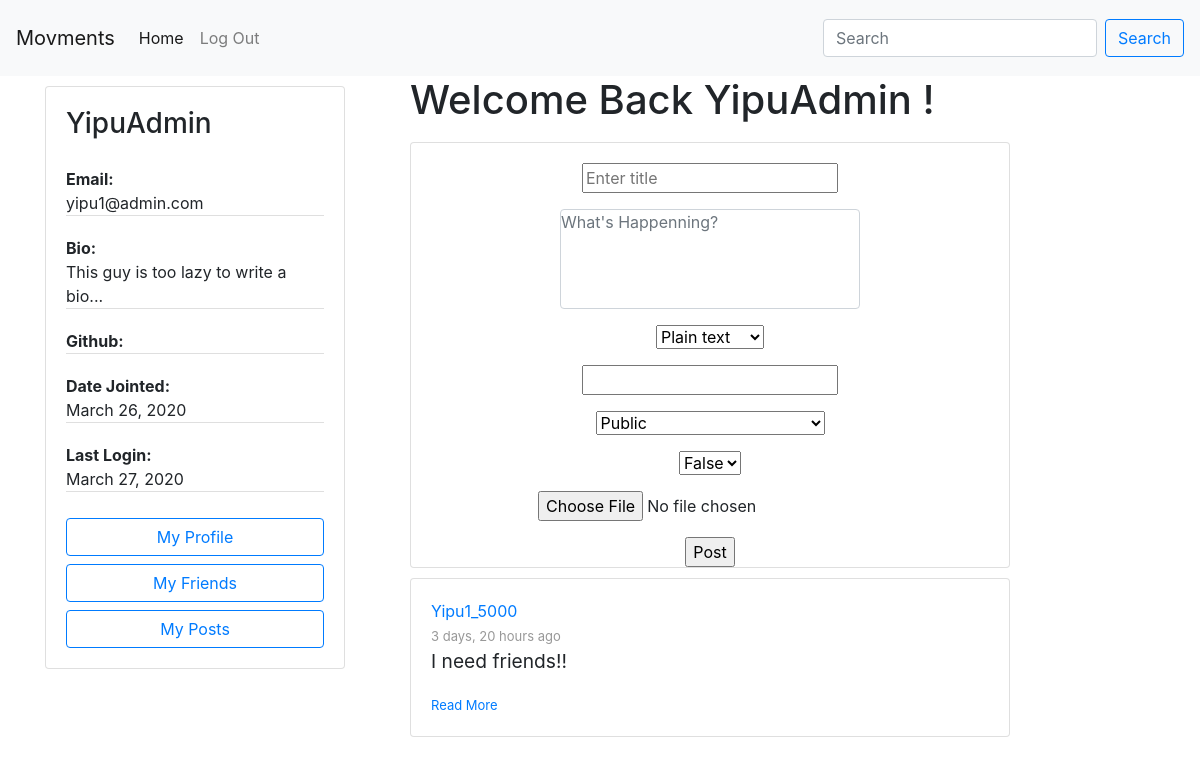
The page /posts/ (signed in) on the database as committed earlier.
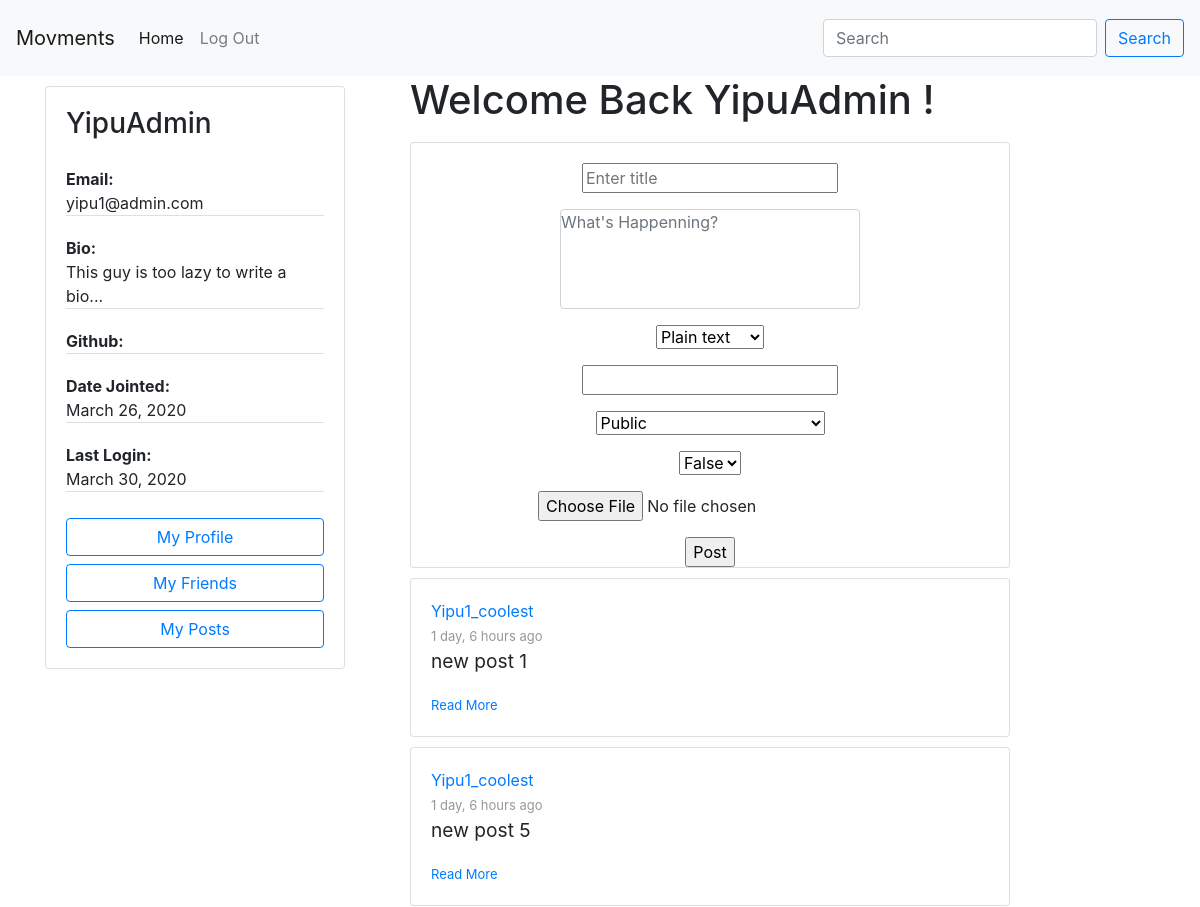
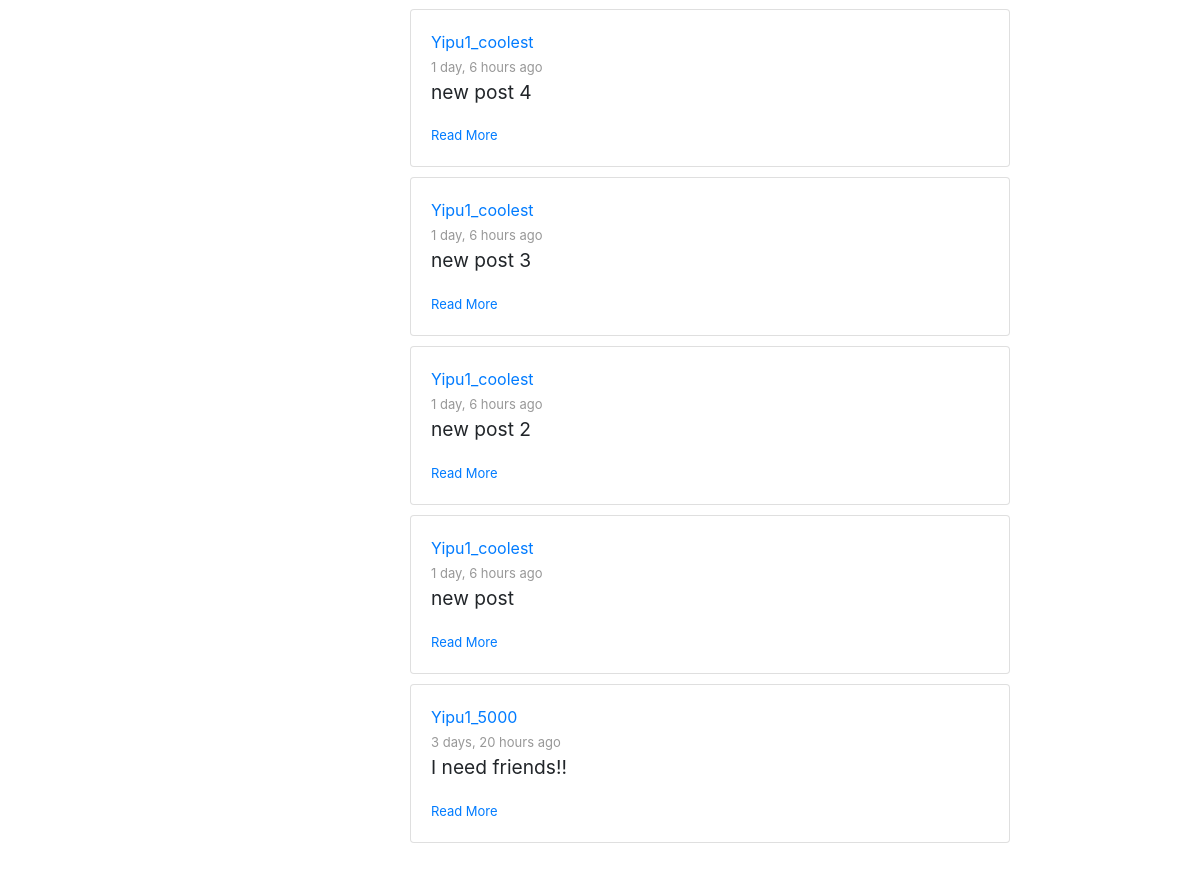
The same page on the database as committed later (2 pictures, top to bottom).
### accounts/models.py (models this page shows, shortened)
class Author(AbstractBaseUser):
    email=models.EmailField(
        verbose_name='email address',
        max_length=60,
        unique=True,
    )
    id = models.CharField(primary_key=True, default=uuid.uuid4().urn[9:], editable=False,max_length=100,unique=True)
    displayName = models.CharField(max_length=30)
    lastName = models.CharField(max_length=30, blank=True)
    firstName = models.CharField(max_length=30, blank=True)
    host = models.CharField(default=settings.HOSTNAME, max_length=100)
    url = models.CharField(default="", max_length=100)
    avatar = models.ImageField(upload_to='avatar/', default = 'avatar/default-avatar.png', blank=True, null=True)
    github = models.URLField(default="", max_length=100, null=True)
    bio = models.CharField(default="This guy is too lazy to write a bio...", max_length=200, blank=True, null=True)
    date_joined=models.DateField(verbose_name="date joined", auto_now=True)
    last_login=models.DateField(verbose_name="last login", auto_now=True)
    active=models.BooleanField(default=True)
    activated=models.BooleanField(default=False)
    node=models.BooleanField(default=False)
    admin=models.BooleanField(default=False)
    share=models.BooleanField(default=False)
    share_image=models.BooleanField(default=False)
    objects = AuthorManager()
    USERNAME_FIELD = 'email'
    REQUIRED_FIELDS = ['displayName', ]

### posting/models.py (models this page shows, shortened)
class Post(models.Model):
    id = models.UUIDField(primary_key=True, default=uuid.uuid4, max_length=50, editable=False)
    author = models.ForeignKey(Author, on_delete=models.CASCADE)
    title = models.CharField(max_length=50)
    contentType = models.CharField(max_length=20, default = 'text/plain', choices=CONTENT_TYPE)
    origin = models.CharField(default="",max_length=200, editable=False)
    source = models.CharField(max_length=200, blank=True)
    content = models.TextField()
    categories = models.CharField(max_length=200, blank=True)
    unlisted = models.BooleanField(default=False, choices=UNLISTED)
    published = models.DateTimeField('date posted', auto_now_add=True, blank=True)
    visibility = models.CharField(max_length=10, default = 'PUBLIC', choices=POST_VISIBILITY)
    visibleTo =models.CharField(max_length=100, default='', blank=True )

### posting/views.py (the view, shortened to what this page needs)
# urls.py: path('posts/', APIviews.ViewPublicPosts.as_view(), name='view public posts'),
class ViewPublicPosts(APIView):
    permission_classes = [IsActivatedOrReadOnly]
    def get(self, request, format=None):
        try:
            form = PostForm(request.POST or None)
            posts = getVisiblePosts(request.user)
            posts.sort(key=lambda x: x.published, reverse=True)
            context = {
                'post_list': posts[:20],
                'form': form,
            }
            return render(request, "posting/stream.html", context)
        except Exception as e:
            print(e)
            return HttpResponseServerError(e)

### posting/forms.py
class PostForm(forms.ModelForm):
    content = forms.CharField(
        widget=forms.Textarea(
            attrs={
                "class": "textarea form-control",
                "rows": 30,
                "cols": 50,
                "style": "resize:none",
            }
        )
    )
    image = forms.ImageField(required=False)
    class Meta:
        model = Post
        fields = [
            'title',
            'content',
            'contentType',
            'categories',
            'visibility',
            'unlisted',
            'image',
        ]

### accounts/permissions.py (called while the page is built)
    def has_permission(self, request, view):
        if request.method in self.safe_method:
            return True
        if request.user:
            return request.user.is_activated
        return False

### posting/helper_functions.py (called while the page is built, shortened)
def getVisiblePosts(requester, author=None):
    result = []
    if requester.is_anonymous or requester.host != settings.HOSTNAME:
        if author:
            return list(Post.objects.filter(author=author, visibility='PUBLIC', unlisted=False).order_by('-published'))
        else:
            return list(Post.objects.filter(visibility='PUBLIC', unlisted=False).order_by('-published'))

### posting/templates/posting/stream.html (shortened to what this page needs)
{% extends 'posting/homepage.html' %}
{% block shortProfile %}
    {% if request.user.is_authenticated %}
        <div class="short-profile">
            {% include 'posting/profile-card.html' with request=request %}
        </div>
    {% endif %}
{% endblock %}
{% block content %}
    {% if post_list %}
        <ul>
            {% for post in post_list %}
            <li>
                {% include 'posting/post-inline-view.html' with post=post %}
            </li>
            {% endfor %}
        </ul>
    {% else %}
        <p>No visible posts... Go make some!</p>
    {% endif %}
{% endblock %}
{% block newPost %}
    {% if request.user.is_authenticated %}
        {% include 'posting/post-input-form.html' with post=post %}
    {% endif %}
{% endblock %}

### posting/templates/posting/profile-card.html
<div class="card" style="width: 300px;">
    <div class="card-body">
    <h3 class="card-title">{{request.user.displayName }}</h3>
    <p class="card-text">
        <ul class="list-group list-group-flush">
            <li class="list-group-item" style="padding: 0;"><span style="font-weight: bold;">Email:</span><br>{{ request.user.email }}</li>
            <li class="list-group-item" style="padding: 0;"><span style="font-weight: bold;">Bio:</span><br>{{ request.user.bio }}</li>
            <li class="list-group-item" style="padding: 0;"><span style="font-weight: bold;">Github:</span><br>{{ request.user.github }}</li>
            <li class="list-group-item" style="padding: 0;"><span style="font-weight: bold;">Date Jointed:</span><br> {{ request.user.date_joined }}</li>
            <li class="list-group-item" style="padding: 0;"><span style="font-weight: bold;">Last Login:</span><br>{{ request.user.last_login }}</li>
        </ul>
    </p>
    <div id="user-menu">
        <a href="{% url 'accounts:view profile' request.user.id %}" class="btn btn-outline-primary btn-block">My Profile</a>
        <a href="{% url 'friendship:get friends list' request.user.id %}" class="btn btn-outline-primary btn-block">My Friends</a>
        <a href="{% url 'posting:view user posts' request.user.id %}" class="btn btn-outline-primary btn-block">My Posts</a>
    </div>
    </div>
</div>

### posting/templates/posting/post-input-form.html (shortened to what this page needs)
<h1 style="text-align:center">Welcome Back {{ request.user.displayName }} !</h1>
<div class="card" style="width: 600px;">
    <form action="." method="POST" class="post-form" enctype="multipart/form-data">
        <div>
            {{ form.as_p }}
        <input type="submit" value="Post">
        </div>
    </form>
</div>

### posting/templates/posting/post-inline-view.html
<div class="card" style="width:600px">
    <div class="card-body">
      <a class="displa-name" href="{% url 'accounts:view profile' post.author.id %}">{{post.author.displayName}}</a>
      <br>
      <span id="timestamp">{{ post.published|timesince }} ago</span>
      <div class="card-title">
          <p style="font-size: larger;">{{ post.title }}</p></p>
      </div>
      <a  class="" href="{% url 'posting:view post details' post.id %}" style="font-size: small;" >Read More</a>
    </div>
</div>

Rows that differ between the two databases and show on the page:
changed Author "YipuAdmin": user.last_login "March 27, 2020" → "March 30, 2020"
added Post: author.displayName "Yipu1_coolest", published "1 day, 6 hours", title "new post 1"
added Post: author.displayName "Yipu1_coolest", published "1 day, 6 hours", title "new post 5"
added Post: author.displayName "Yipu1_coolest", published "1 day, 6 hours", title "new post 4"
added Post: author.displayName "Yipu1_coolest", published "1 day, 6 hours", title "new post 3"
added Post: author.displayName "Yipu1_coolest", published "1 day, 6 hours", title "new post 2"
added Post: author.displayName "Yipu1_coolest", published "1 day, 6 hours", title "new post"
